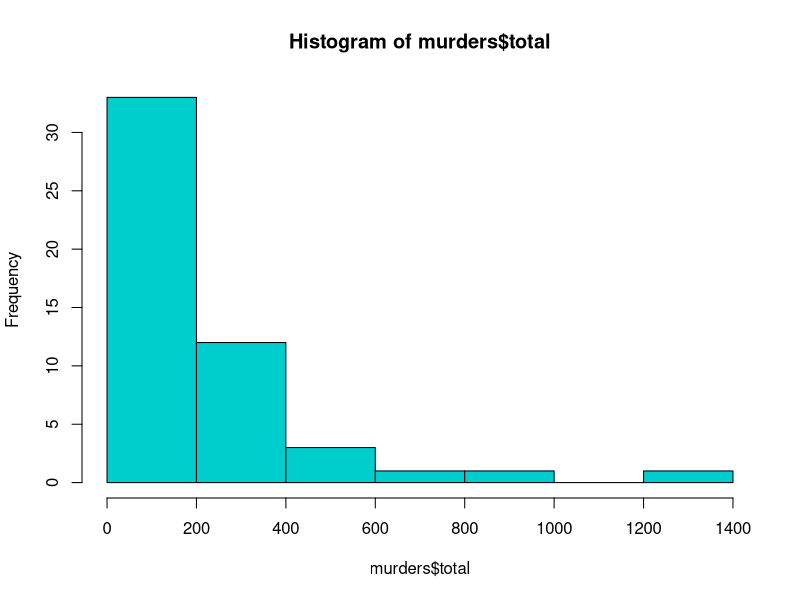
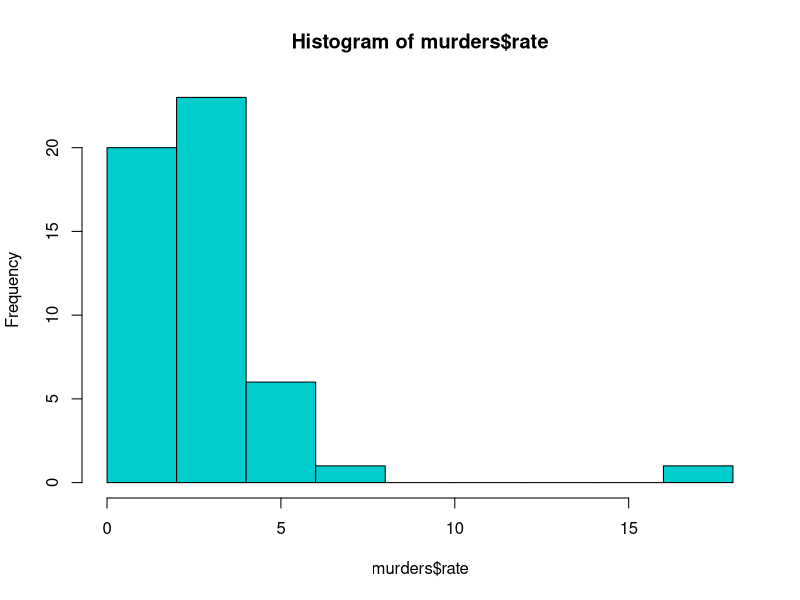
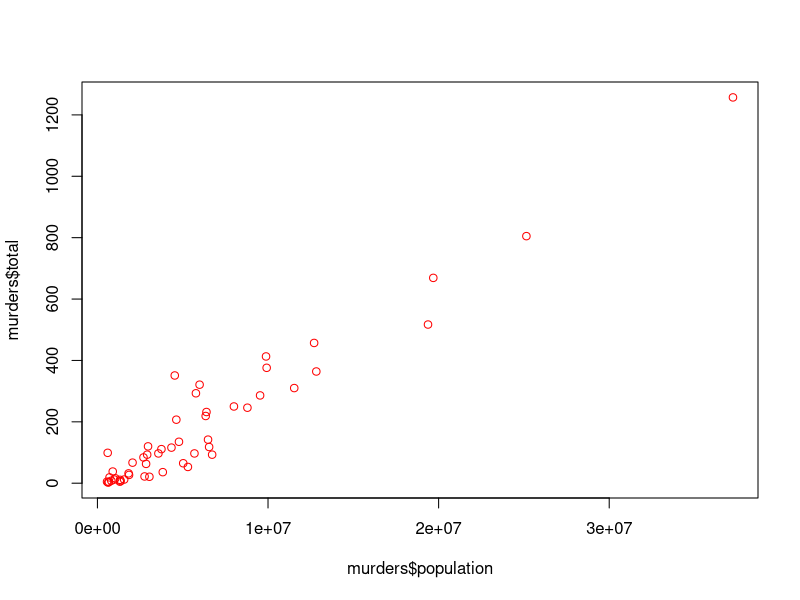

These charts were generated, in order, by the following R code:
# Load the packages ------------------------------------------------

library(dslabs)
library(tidyverse)
library(dplyr)
data("murders")
us_gun_murder <- save(murders, file = "murders.rda")


# Exploring the data  ----------------------------------------------
str(murders)
head(murders)
table(is.na(murders))
murders <- murders %>% mutate(rate = total/population *10^5)
hist(murders$total, col = "cyan 3")
hist(murders$rate, col = "cyan 3")
plot(murders$population, murders$total, col = "red")
